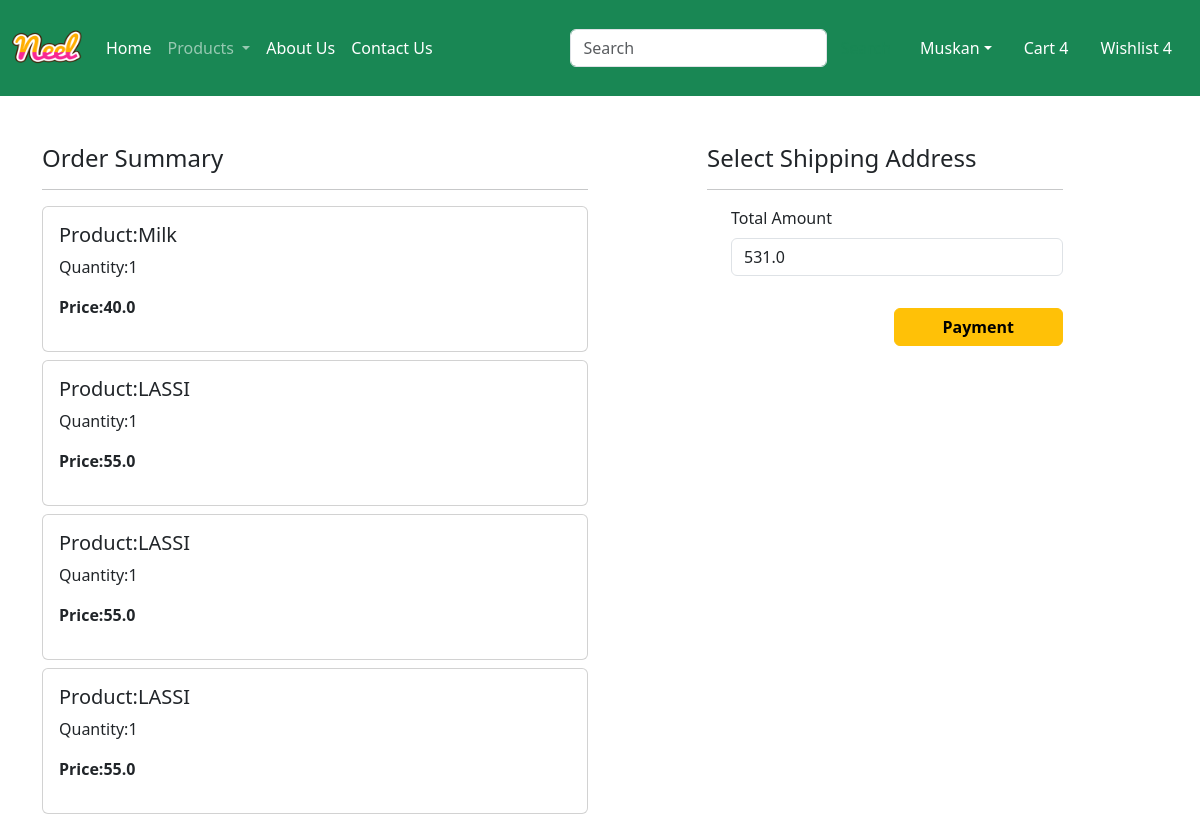
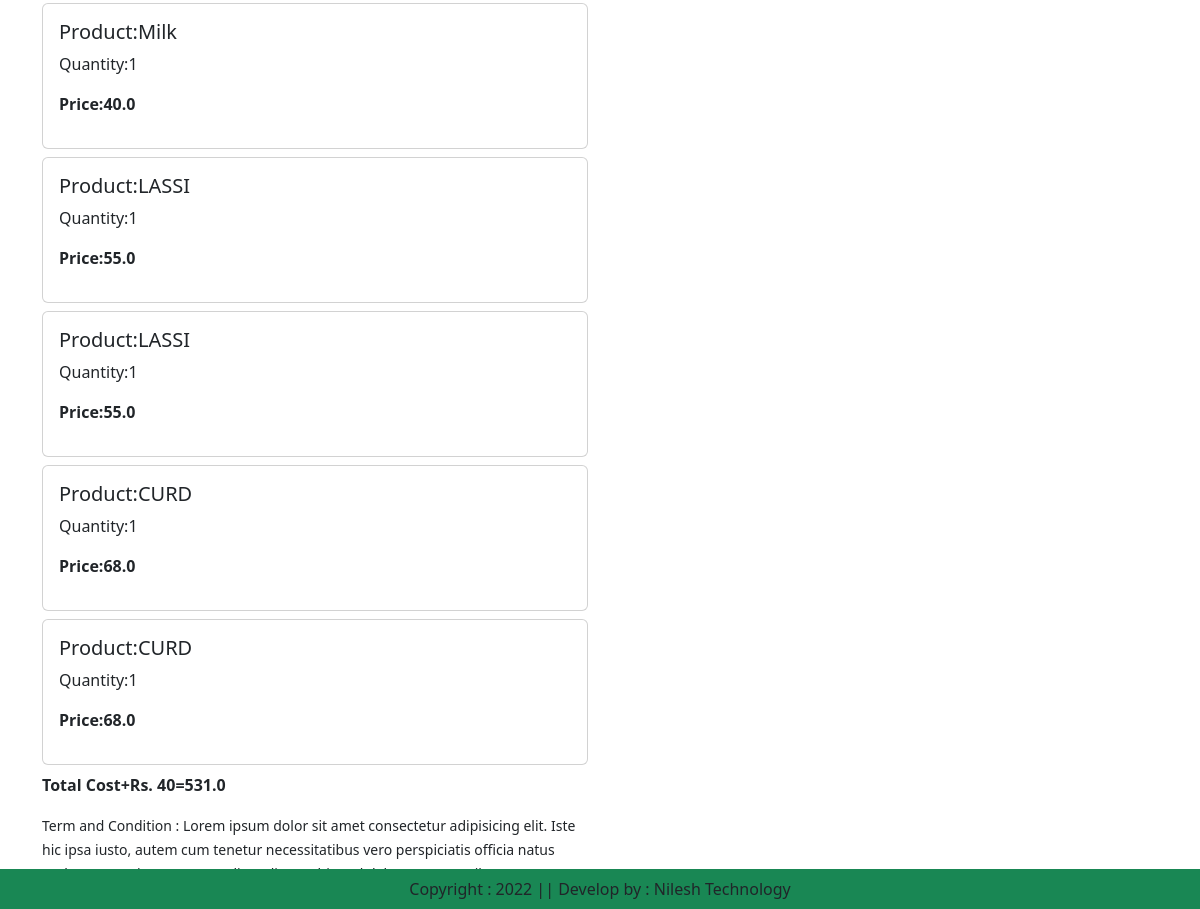
/checkout/ (signed in), run on an earlier commit of the app's database (2 pictures, top to bottom).
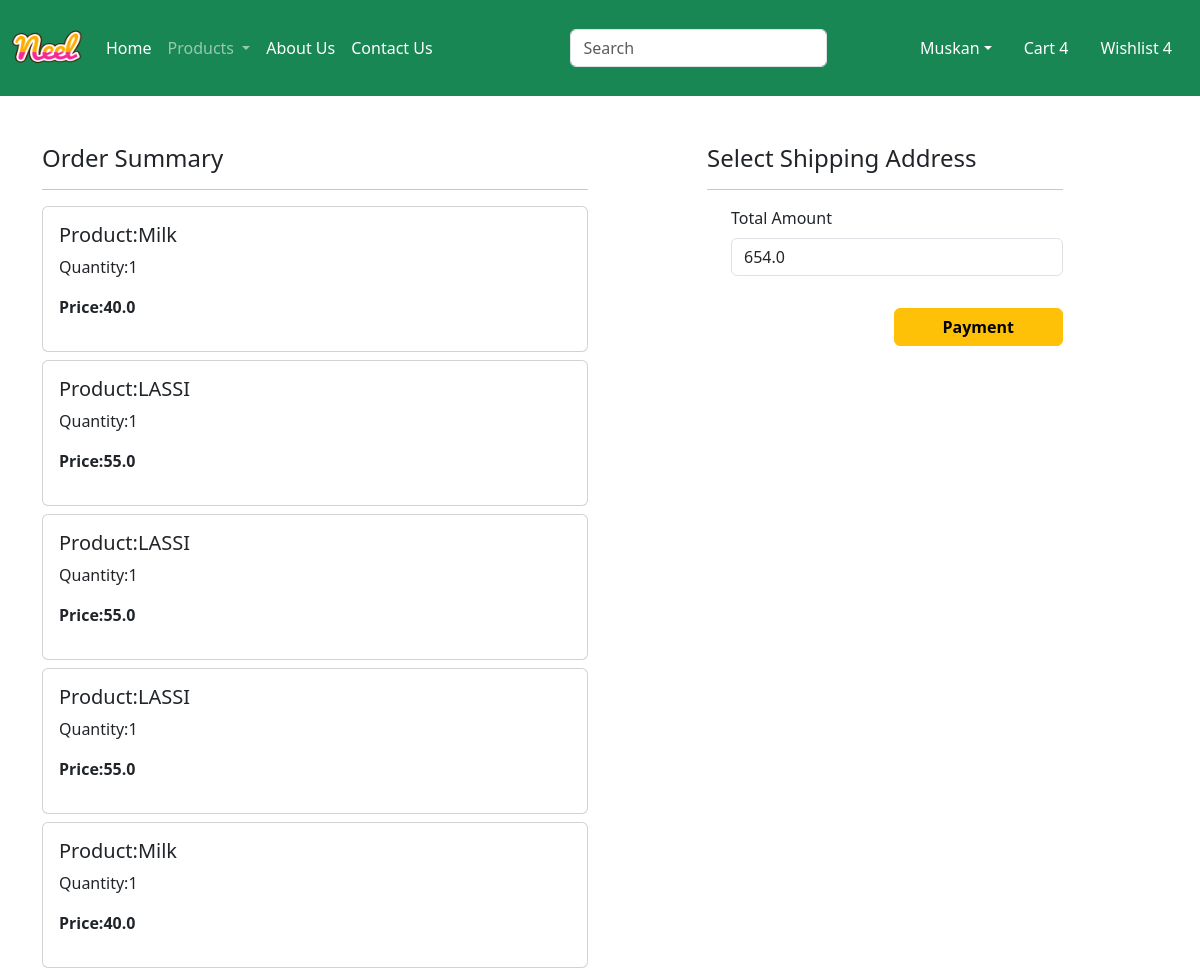
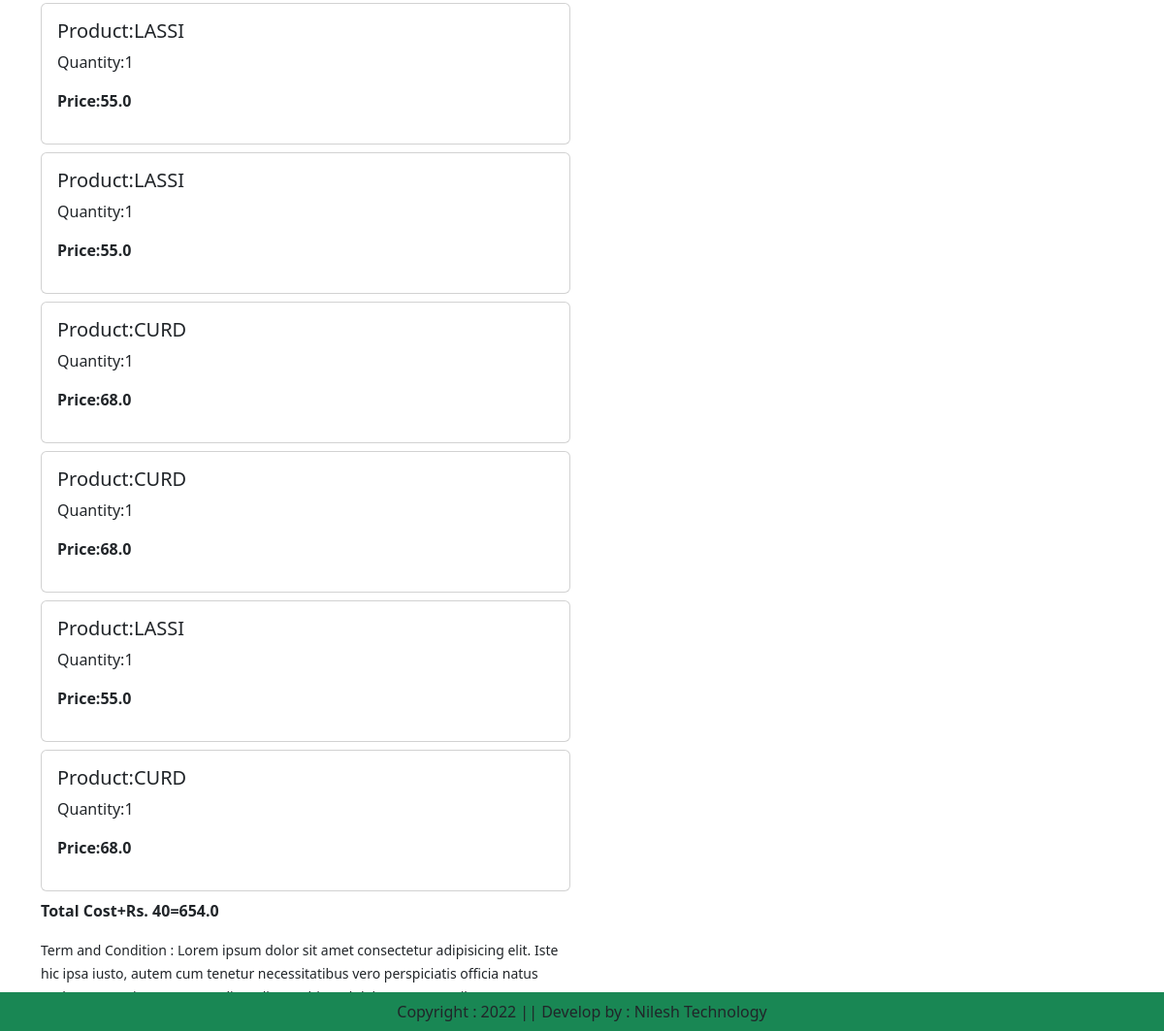
And on a later commit of the database (2 pictures, top to bottom).
### app/models.py (models this page shows, shortened)
class Cart(models.Model):
    user=models.ForeignKey(User,on_delete=models.CASCADE)
    product=models.ForeignKey(Product,on_delete=models.CASCADE)
    quantity=models.PositiveIntegerField(default=1)

class Product(models.Model):
    title=models.CharField(max_length=100)
    selling_price=models.FloatField()
    discounted_price=models.FloatField()
    description=models.TextField()
    composition=models.TextField(default='')
    prodapp=models.TextField(default='')
    category=models.CharField(choices=CATEGORY_CHOICES,max_length=2)
    product_image=models.ImageField(upload_to='product')

### app/views.py (the view)
# urls.py: path('checkout/',views.checkout.as_view(),name='checkout'),
class checkout(View):
    def get(self,request):
        user=request.user
        add=Customer.objects.filter(user=user)
        cart_items=Cart.objects.filter(user=user)
        famount=0
        for p in cart_items:
            value=p.quantity * p.product.discounted_price
            famount=famount+value
        totalamount=famount+40
        return render(request,'app/checkout.html',locals())

### app/templates/app/checkout.html (shortened to what this page needs)
{% extends "app/base.html" %}
{% load static%}
{% block main-content %}
<div class="container">
<div class="row mt-5">
    <div class="col-sm-6">
        <h4>Order Summary</h4>
        <hr>
        {% for item in cart_items %}
            <div class="card mb-2">
                <div class="card-body">
                    <h5>Product:{{item.product.title}}</h5>
                    <p>Quantity:{{item.quantity}}</p>
                    <p class="fw-bold">Price:{{item.product.discounted_price}}</p>
                </div>
            </div>
        {% endfor %}
        <p class="fw-bold">Total Cost+Rs. 40={{totalamount}}</p>
        <small>Term and Condition : Lorem ipsum dolor sit amet consectetur adipisicing elit. Iste hic ipsa iusto, autem cum tenetur necessitatibus vero perspiciatis officia natus unde excepturi. Aspernatur eligendi cum, hic sed delectus temporibus exercitationem.</small>
        </div>
        <div class="col-sm-4 offset-sm-1">
            <h4>Select Shipping Address</h4>
            <hr>
            <form method="post" id="myform">
                    <div class="form-check mb-3">
                        <label for="totalamount" class="form-label">Total Amount</label>
                        <input type="number" class="form-control" name='totalamount' value={{totalamount}} readonly>
                    </div>
                    <div class="text-end">
                        <button id="rzp-button1" type="submit" class="btn btn-warning mt-3 px-5 fw-bold">Payment</button>
                    </div>
            </form>
        </div>
    </div>
</div>
{% endblock main-content %}

What changed in the data, as far as the page shows it:
added Cart: product "LASSI", quantity "1", product.discounted_price "55.0"
added Cart: product "CURD", quantity "1", product.discounted_price "68.0"
Also different on the page:
{{ totalamount }}: "531.0" → "654.0"
form field totalamount: "531.0" → "654.0"
